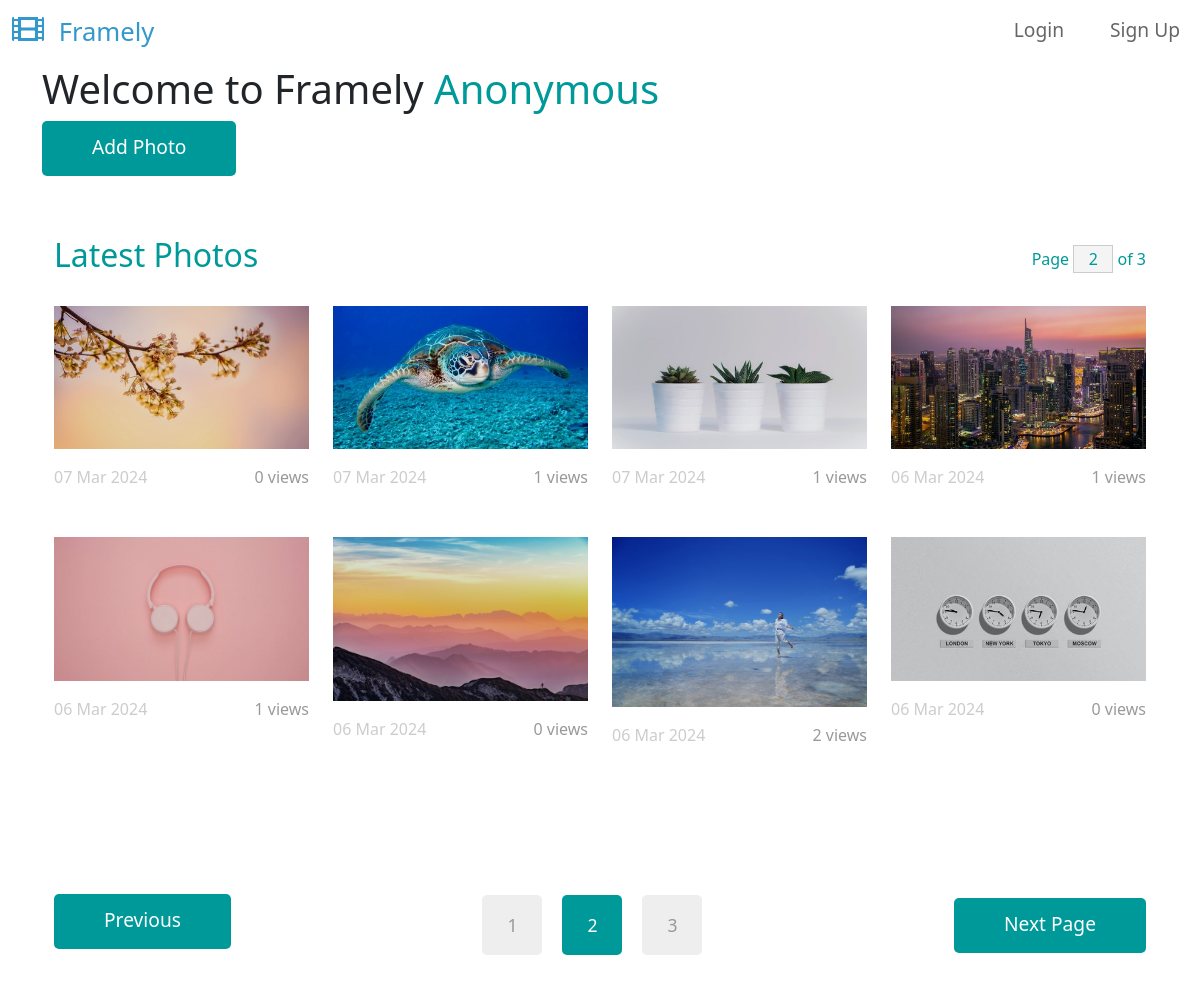
Screenshot of /?page=2 with the database file from the repository.
### base/models.py (models this page shows, shortened)
class Photo(models.Model):
    user = models.ForeignKey(
        settings.AUTH_USER_MODEL, on_delete=models.CASCADE, null=True, blank=True
    )
    short_title = models.CharField(max_length=15)
    slug = models.SlugField(blank=True)
    image = models.ImageField(max_length=200)
    created = models.DateField(auto_now_add=True)
    views = models.ManyToManyField(
        settings.AUTH_USER_MODEL,
        related_name="photos_viewed",
    )
    class Meta:
        ordering = ["-created", "-id"]

### base/views.py (the view)
# urls.py: path("", views.HomeView.as_view(), name="home"),
class HomeView(View, PaginatePhotoModelMixin):
    template_name = "home.html"
    photo_list = Photo.objects.all()
    def get(self, request):
        page = request.GET.get("page") or 1
        return render(
            request, self.template_name, context=self.get_context_data(page=page)
        )

### base/mixins.py (called while the page is built)
    def get_context_data(self, page, per_page=8, queryset=Photo.objects.all()):
        paginator = Paginator(queryset, per_page)
        num_pages = paginator.num_pages
        page_range = paginator.page_range
        if int(page) not in page_range:
            page = num_pages
        current_page = paginator.get_page(page)
        context = {
            "current_page": current_page,
            "page_num": int(page),
            "num_pages": num_pages,
            "page_range": page_range,
            "current_page": current_page,
        }
        return context

### templates/home.html (shortened to what this page needs)
{% extends 'base.html' %}
{% block content %}
    <h1>Welcome to Framely
        <span class="tm-text-primary">
        {% if request.user.is_authenticated %}
            {{user.username}}
        {% else %}
            Anonymous
        {% endif %}
        </span>
    </h1>
    <a href="{% url 'create-photo' %}" class="btn btn-primary tm-btn">Add Photo</a>
    <div class="container-fluid tm-container-content tm-mt-60">
        {% include "photo_list_component.html" %}
    </div>
{% endblock %}

### templates/photo_list_component.html (shortened to what this page needs)
    <div class="row mb-4">
        <h2 class="col-6 tm-text-primary">
            {% if heading_txt %}
                {{heading_txt}}
            {% else %}
            Latest Photos
            {% endif %}
        </h2>
        <div class="col-6 d-flex justify-content-end align-items-center">
            <form action="" class="tm-text-primary">
                Page <input name="page" type="text" value="{{page_num}}" size="1" class="tm-input-paging tm-text-primary"> of {{num_pages}}
            </form>
        </div>
    </div>
    <div class="row tm-mb-90 tm-gallery">
        {% for photo in current_page %}
        <div class="col-xl-3 col-lg-4 col-md-6 col-sm-6 col-12 mb-5">
            <figure class="effect-ming tm-video-item">
                <img src="{{photo.image.url}}" alt="Image" class="img-fluid">
                <figcaption class="d-flex align-items-center justify-content-center">
                </figcaption>
            </figure>
            <div class="d-flex justify-content-between tm-text-gray">
                <span class="tm-text-gray-light">{{ photo.created|date:"d M Y" }}</span>
                <span>{{photo.views.count}} views</span>
            </div>
        </div>
        {% endfor %}
    </div>
    <div class="row tm-mb-90">
        <div class="col-12 d-flex justify-content-between align-items-center tm-paging-col">
            {% if current_page.has_previous %}
                <a href="{% url 'home' %}?page={{current_page.previous_page_number}}" class="btn btn-primary tm-btn-prev mb-2">Previous</a>
            {% else %}
                <a href="javascript:void(0);" class="btn btn-primary tm-btn-prev mb-2 disabled">Previous</a>
            {% endif %}
            <div class="tm-paging d-flex">
                {% for i in page_range %}
                    <a href="{% url 'home' %}?page={{i}}" class="{% if i == page_num %}active{% endif %} tm-paging-link">{{i}}</a>
                {% endfor %}
            </div>
            {% if current_page.has_next %}
                <a href="{% url 'home' %}?page={{current_page.next_page_number}}" class="btn btn-primary tm-btn-next">Next Page</a>
            {% else %}
                <a href="javascript:void(0);" class="btn btn-primary tm-btn-next disabled">Next Page</a>
            {% endif %}
        </div>
    </div>

### static/css/templatemo-style.css (style rules this page uses)
a { text-decoration: none; transition: all 0.3s ease; }
.container-fluid { max-width: 1770px; }
.btn { border-radius: 0; }
.btn-primary { background-color: #009999; border: 0; border-radius: 5px; padding: 12px 50px 14px; font-size: 1.2rem; }
.tm-mt-60 { margin-top: 60px; }
.tm-mb-90 { margin-bottom: 90px; }
.tm-text-primary { color: #009999; }
.tm-input-paging { width: 40px; border-radius: 0; border: 1px solid #CCCCCC; background: #f4f4f4; text-align: center; }
p, .tm-text-gray { color: #999; }
.tm-text-gray-light { color: #CCC; }
.tm-video-item { position: relative; overflow: hidden; text-align: center; cursor: pointer; }
.tm-video-item img { position: relative; display: block; min-height: 100%; max-width: 100%; opacity: 0.8; }
.tm-video-item figcaption { padding: 2em; color: #fff; text-transform: uppercase; font-size: 1.25em; -webkit-backface-visibility: hidden; backface-visibility: hidden; }
.tm-video-item figcaption::before, .tm-video-item figcaption::after { pointer-events: none; }
.tm-video-item figcaption, .tm-video-item figcaption > a { position: absolute; top: 0; left: 0; width: 100%; height: 100%; }
.tm-paging-link { display: flex; justify-content: center; align-items: center; width: 60px; height: 60px; font-size: 1.1rem; color: #999; background-color: #EEEEEE; margin: 10px; border-radius: 5px; text-decoration: none; transition: all 0.3s ease; }
.tm-paging-link:hover, .tm-paging-link.active { background-color: #009999; color: #fff; }
figure.effect-ming { background: #030c17; }
figure.effect-ming img { opacity: 0.9; -webkit-transition: opacity 0.35s; transition: opacity 0.35s; }
figure.effect-ming figcaption::before { position: absolute; top: 30px; right: 30px; bottom: 30px; left: 30px; border: 2px solid #fff; box-shadow: 0 0 0 30px rgba(255,255,255,0.2); content: ''; opacity: 0; -webkit-transition: opacity 0.35s, -webkit-transform 0.35s; transition: opacity 0.35s, transform 0.35s; -webkit-transform: scale3d(1.4,1.4,1); transform: scale3d(1.4,1.4,1); }

### rows the page displays
Photo: image (picture), created "07 Mar 2024", views.count "0"
Photo: image (picture), created "07 Mar 2024", views.count "1"
Photo: image (picture), created "07 Mar 2024", views.count "1"
Photo: image (picture), created "06 Mar 2024", views.count "1"
Photo: image (picture), created "06 Mar 2024", views.count "1"
Photo: image (picture), created "06 Mar 2024", views.count "0"
Photo: image (picture), created "06 Mar 2024", views.count "2"
Photo: image (picture), created "06 Mar 2024", views.count "0"

### other values shown
{{ num_pages }} "3"
{{ i }} "1" "2" "3"
